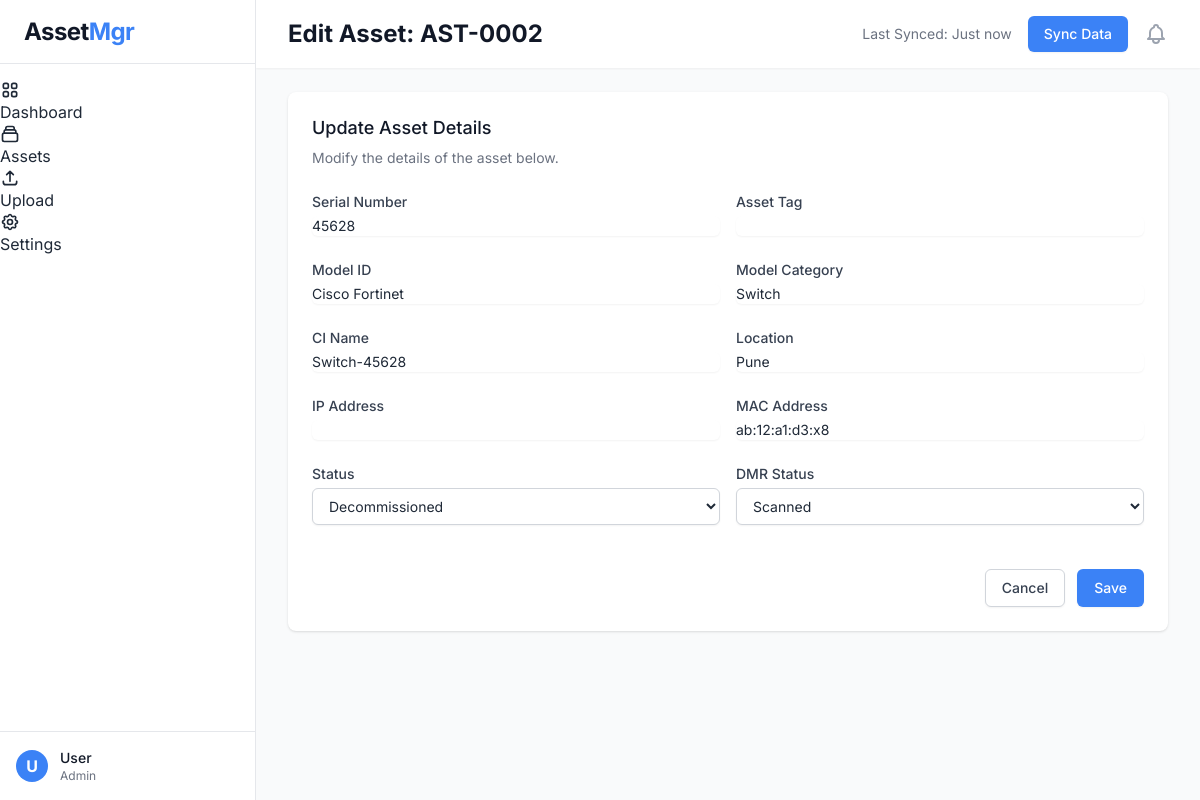
The page /edit/AST-0002/ on the database its author committed.
### assets/models.py (models this page shows, shortened)
class Asset(models.Model):
    STATUS_CHOICES = [
        ('Active', 'Active'),
        ('Decommissioned', 'Decommissioned'),
        ('Maintenance', 'Maintenance'),
    ]
    DMR_STATUS_CHOICES = [
        ('Pending', 'Pending'),
        ('Scanned', 'Scanned'),
        ('Failed', 'Failed'),
    ]
    asset_id = models.CharField(max_length=20, unique=True, editable=False, help_text="Auto-generated Asset ID (e.g., AST-0001)")
    serial_number = models.CharField(max_length=100)
    asset_tag = models.CharField(max_length=100, blank=True, null=True)
    model_id = models.CharField(max_length=100)
    model_category = models.CharField(max_length=100)
    location = models.CharField(max_length=100)
    ci_name = models.CharField(max_length=100, blank=True, null=True, help_text="Configuration Item Name")
    ip_address = models.GenericIPAddressField(blank=True, null=True, protocol='both')
    mac_address = models.CharField(max_length=17, blank=True, null=True)
    status = models.CharField(max_length=20, choices=STATUS_CHOICES, default='Active')
    dmr_status = models.CharField(max_length=20, choices=DMR_STATUS_CHOICES, default='Pending')
    created_at = models.DateTimeField(auto_now_add=True)
    updated_at = models.DateTimeField(auto_now=True)
    class Meta:
        ordering = ['-created_at']

### assets/views.py (the view)
# urls.py: path('edit/<str:asset_id>/', views.edit_asset, name='edit_asset'),
def edit_asset(request, asset_id):
    asset = get_object_or_404(Asset, asset_id=asset_id)
    if request.method == 'POST':
        form = AssetForm(request.POST, instance=asset)
        if form.is_valid():
            form.save()
            messages.success(request, f'Asset {asset.asset_id} updated successfully.')
            return redirect('dashboard')
    else:
        form = AssetForm(instance=asset)
    return render(request, 'assets/edit_asset.html', {'form': form, 'asset': asset})

### assets/templates/assets/edit_asset.html (shortened to what this page needs)
{% extends 'assets/base.html' %}
{% block header %}Edit Asset: {{ asset.asset_id }}{% endblock %}
{% block content %}
<div class="bg-white shadow sm:rounded-lg">
    <div class="px-4 py-5 sm:p-6">
        <h3 class="text-lg leading-6 font-medium text-gray-900">
            Update Asset Details
        </h3>
        <div class="mt-2 max-w-xl text-sm text-gray-500">
            <p>Modify the details of the asset below.</p>
        </div>
        <form method="post" class="mt-5 space-y-6">
            <div class="grid grid-cols-1 gap-y-6 gap-x-4 sm:grid-cols-6">
                <div class="sm:col-span-3">
                    <label for="{{ form.serial_number.id_for_label }}" class="block text-sm font-medium text-gray-700">
                        Serial Number
                    </label>
                    <div class="mt-1">
                        {{ form.serial_number }}
                    </div>
                </div>
                <div class="sm:col-span-3">
                    <label for="{{ form.asset_tag.id_for_label }}" class="block text-sm font-medium text-gray-700">
                        Asset Tag
                    </label>
                    <div class="mt-1">
                        {{ form.asset_tag }}
                    </div>
                </div>
                <div class="sm:col-span-3">
                    <label for="{{ form.model_id.id_for_label }}" class="block text-sm font-medium text-gray-700">
                        Model ID
                    </label>
                    <div class="mt-1">
                        {{ form.model_id }}
                    </div>
                </div>
                <div class="sm:col-span-3">
                    <label for="{{ form.model_category.id_for_label }}" class="block text-sm font-medium text-gray-700">
                        Model Category
                    </label>
                    <div class="mt-1">
                        {{ form.model_category }}
                    </div>
                </div>
                <div class="sm:col-span-3">
                    <label for="{{ form.ci_name.id_for_label }}" class="block text-sm font-medium text-gray-700">
                        CI Name
                    </label>
                    <div class="mt-1">
                        {{ form.ci_name }}
                    </div>
                </div>
                <div class="sm:col-span-3">
                    <label for="{{ form.location.id_for_label }}" class="block text-sm font-medium text-gray-700">
                        Location
                    </label>
                    <div class="mt-1">
                        {{ form.location }}
                    </div>
                </div>
                <div class="sm:col-span-3">
                    <label for="{{ form.ip_address.id_for_label }}" class="block text-sm font-medium text-gray-700">
                        IP Address
                    </label>
                    <div class="mt-1">
                        {{ form.ip_address }}
                    </div>
                </div>
                <div class="sm:col-span-3">
                    <label for="{{ form.mac_address.id_for_label }}" class="block text-sm font-medium text-gray-700">
                        MAC Address
                    </label>
                    <div class="mt-1">
                        {{ form.mac_address }}
                    </div>
                </div>
                <div class="sm:col-span-3">
                    <label for="{{ form.status.id_for_label }}" class="block text-sm font-medium text-gray-700">
                        Status
                    </label>
                    <div class="mt-1">
                        {{ form.status }}
                    </div>
                </div>
                <div class="sm:col-span-3">
                    <label for="{{ form.dmr_status.id_for_label }}" class="block text-sm font-medium text-gray-700">
                        DMR Status
                    </label>
                    <div class="mt-1">
                        {{ form.dmr_status }}
                    </div>
                </div>
            </div>
            <div class="pt-5">
                <div class="flex justify-end">
                    <a href="{% url 'dashboard' %}"
                        class="bg-white py-2 px-4 border border-gray-300 rounded-md shadow-sm text-sm font-medium text-gray-700 hover:bg-gray-50 focus:outline-none focus:ring-2 focus:ring-offset-2 focus:ring-primary">
                        Cancel
                    </a>
                    <button type="submit"
                        class="ml-3 inline-flex justify-center py-2 px-4 border border-transparent shadow-sm text-sm font-medium rounded-md text-white bg-primary hover:bg-blue-600 focus:outline-none focus:ring-2 focus:ring-offset-2 focus:ring-primary">
                        Save
                    </button>
                </div>
            </div>
        </form>
    </div>
</div>
{% endblock %}

### asset_manager/assets/templates/assets/base.html (style rules this page uses)
body { font-family: 'Inter', sans-serif; background-color: #F3F4F6; color: #1F2937; }

### rows shown on the page
Asset: asset_id "AST-0002", serial_number "45628", model_id "Cisco Fortinet", model_category "Switch", ci_name "Switch-45628", location "Pune", mac_address "ab:12:a1:d3:x8", status "Decommissioned", dmr_status "Scanned"
